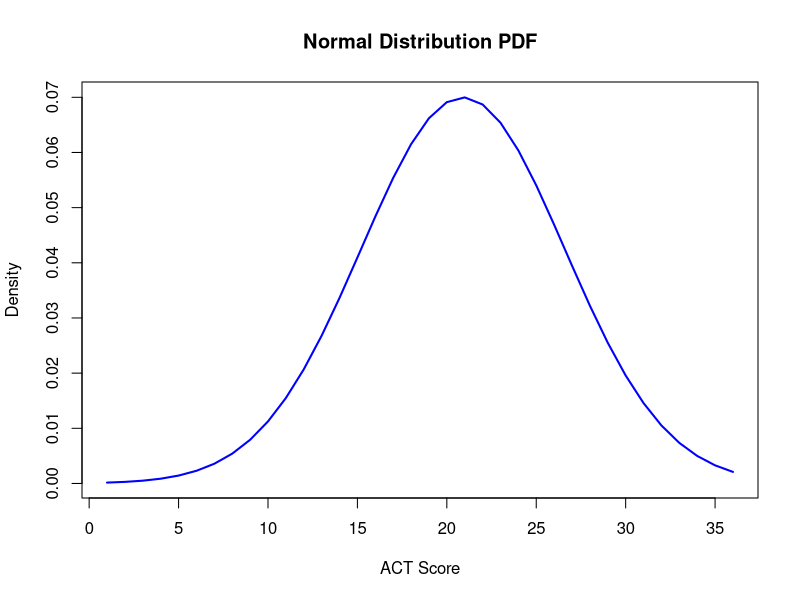
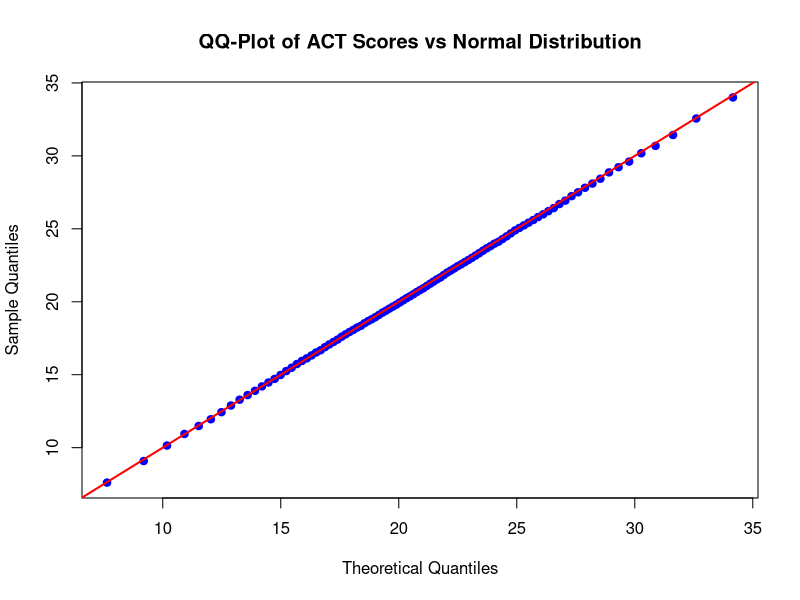

Write R code to recreate these figures, in order.
set.seed(16)
act_scores <- rnorm(10000, mean = 20.9, sd = 5.7)
sd(act_scores)

num_perfect_scores <- sum(act_scores >= 36)
print(num_perfect_scores)
prob_over_30 <- mean(act_scores > 30)
print(prob_over_30)

prob_less_10 <- mean(act_scores <= 10)
print(prob_less_10)

# Step 1: Create a sequence from 1 to 36
x <- 1:36

# Step 2: Calculate the values of the normal distribution PDF
f_x <- dnorm(x, mean = 20.9, sd = 5.7)

# Step 3: Plot the values
plot(x, f_x, type = "l", main = "Normal Distribution PDF",
     xlab = "ACT Score", ylab = "Density", col = "blue", lwd = 2)

# Calculate the probability that Z > 2
prob_z_greater_2 <- 1 - pnorm(2)

# Print the result
print(prob_z_greater_2)

mean_act <- 20.9
sd_act <- 5.7
z <- 2

score <- mean_act + z * sd_act
print(score)

# Calculate mean and standard deviation from act_scores
mean_act <- mean(act_scores)
sd_act <- sd(act_scores)

# Calculate the 97.5th percentile
percentile_975 <- qnorm(0.975, mean = mean_act, sd = sd_act)

# Print the result
print(percentile_975)

# Calculate mean and SD from act_scores
mean_act <- mean(act_scores)
sd_act <- sd(act_scores)

# Define the CDF function for ACT scores
cdf_act <- function(x) {
  pnorm(x, mean = mean_act, sd = sd_act)
}

# Apply the function to the range 1 to 36
x_values <- 1:36
cdf_values <- sapply(x_values, cdf_act)

# Print the results
print(cdf_values)

# Calculate mean and SD from act_scores
mean_act <- mean(act_scores)
sd_act <- sd(act_scores)

# Define CDF function
cdf_act <- function(x) pnorm(x, mean = mean_act, sd = sd_act)

# Sequence of possible scores
x_values <- 1:36

# Calculate CDF values
cdf_values <- sapply(x_values, cdf_act)

# Find the minimum integer score where CDF >= 0.95
min_score <- x_values[which(cdf_values >= 0.95)[1]]

print(min_score)

mean_act <- 20.9
sd_act <- 5.7

percentile_95 <- qnorm(0.95, mean = mean_act, sd = sd_act)
print(percentile_95)

# Create a sequence of probabilities from 0.01 to 0.99
p <- seq(0.01, 0.99, 0.01)

# Calculate sample quantiles for act_scores
sample_quantiles <- quantile(act_scores, probs = p)

# Print the quantiles (optional)
print(sample_quantiles)

# To find the percentile of a score 26, 
# find the proportion of scores less than or equal to 26
percentile_26 <- mean(act_scores <= 26)

# Convert to percentage for readability
percentile_26_percent <- percentile_26 * 100

print(percentile_26_percent)

# Define the probability sequence
p <- seq(0.01, 0.99, 0.01)

# Calculate sample quantiles from act_scores
sample_quantiles <- quantile(act_scores, probs = p)

# Calculate theoretical quantiles from normal distribution
theoretical_quantiles <- qnorm(p, mean = 20.9, sd = 5.7)

# Make the QQ-plot
plot(theoretical_quantiles, sample_quantiles,
     main = "QQ-Plot of ACT Scores vs Normal Distribution",
     xlab = "Theoretical Quantiles",
     ylab = "Sample Quantiles",
     pch = 19, col = "blue")

# Add a reference line y = x
abline(a = 0, b = 1, col = "red", lwd = 2)



